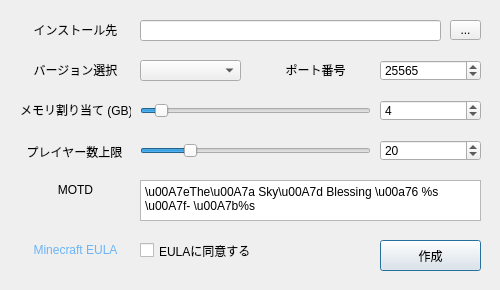
<?xml version="1.0" encoding="UTF-8"?>
<ui version="4.0">
 <class>Dialog</class>
 <widget class="QDialog" name="Dialog">
  <property name="geometry">
   <rect>
    <x>0</x>
    <y>0</y>
    <width>500</width>
    <height>290</height>
   </rect>
  </property>
  <property name="sizePolicy">
   <sizepolicy hsizetype="Fixed" vsizetype="Fixed">
    <horstretch>0</horstretch>
    <verstretch>0</verstretch>
   </sizepolicy>
  </property>
  <property name="minimumSize">
   <size>
    <width>500</width>
    <height>290</height>
   </size>
  </property>
  <property name="maximumSize">
   <size>
    <width>500</width>
    <height>290</height>
   </size>
  </property>
  <property name="windowTitle">
   <string>Dialog</string>
  </property>
  <widget class="QLabel" name="label">
   <property name="geometry">
    <rect>
     <x>20</x>
     <y>20</y>
     <width>111</width>
     <height>21</height>
    </rect>
   </property>
   <property name="text">
    <string>&lt;html&gt;&lt;head/&gt;&lt;body&gt;&lt;p align=&quot;center&quot;&gt;インストール先&lt;/p&gt;&lt;/body&gt;&lt;/html&gt;</string>
   </property>
  </widget>
  <widget class="QLineEdit" name="lineEdit">
   <property name="geometry">
    <rect>
     <x>140</x>
     <y>20</y>
     <width>301</width>
     <height>21</height>
    </rect>
   </property>
  </widget>
  <widget class="QToolButton" name="toolButton">
   <property name="geometry">
    <rect>
     <x>450</x>
     <y>20</y>
     <width>31</width>
     <height>20</height>
    </rect>
   </property>
   <property name="text">
    <string>...</string>
   </property>
  </widget>
  <widget class="QComboBox" name="comboBox">
   <property name="geometry">
    <rect>
     <x>140</x>
     <y>60</y>
     <width>101</width>
     <height>21</height>
    </rect>
   </property>
  </widget>
  <widget class="QLabel" name="label_2">
   <property name="geometry">
    <rect>
     <x>20</x>
     <y>60</y>
     <width>111</width>
     <height>21</height>
    </rect>
   </property>
   <property name="text">
    <string>&lt;html&gt;&lt;head/&gt;&lt;body&gt;&lt;p align=&quot;center&quot;&gt;バージョン選択&lt;/p&gt;&lt;/body&gt;&lt;/html&gt;</string>
   </property>
  </widget>
  <widget class="QLabel" name="label_4">
   <property name="geometry">
    <rect>
     <x>260</x>
     <y>60</y>
     <width>111</width>
     <height>21</height>
    </rect>
   </property>
   <property name="text">
    <string>&lt;html&gt;&lt;head/&gt;&lt;body&gt;&lt;p align=&quot;center&quot;&gt;ポート番号&lt;/p&gt;&lt;/body&gt;&lt;/html&gt;</string>
   </property>
  </widget>
  <widget class="QSpinBox" name="spinBox">
   <property name="geometry">
    <rect>
     <x>380</x>
     <y>60</y>
     <width>101</width>
     <height>21</height>
    </rect>
   </property>
   <property name="maximum">
    <number>65535</number>
   </property>
   <property name="value">
    <number>25565</number>
   </property>
  </widget>
  <widget class="QLabel" name="label_5">
   <property name="geometry">
    <rect>
     <x>20</x>
     <y>100</y>
     <width>111</width>
     <height>21</height>
    </rect>
   </property>
   <property name="text">
    <string>&lt;html&gt;&lt;head/&gt;&lt;body&gt;&lt;p align=&quot;center&quot;&gt;メモリ割り当て (GB)&lt;/p&gt;&lt;/body&gt;&lt;/html&gt;</string>
   </property>
  </widget>
  <widget class="QSpinBox" name="spinBox_2">
   <property name="geometry">
    <rect>
     <x>380</x>
     <y>100</y>
     <width>101</width>
     <height>21</height>
    </rect>
   </property>
   <property name="maximum">
    <number>64</number>
   </property>
   <property name="value">
    <number>4</number>
   </property>
  </widget>
  <widget class="QSlider" name="horizontalSlider">
   <property name="geometry">
    <rect>
     <x>140</x>
     <y>100</y>
     <width>231</width>
     <height>22</height>
    </rect>
   </property>
   <property name="maximum">
    <number>64</number>
   </property>
   <property name="value">
    <number>4</number>
   </property>
   <property name="orientation">
    <enum>Qt::Horizontal</enum>
   </property>
  </widget>
  <widget class="QCheckBox" name="checkBox">
   <property name="geometry">
    <rect>
     <x>140</x>
     <y>240</y>
     <width>111</width>
     <height>21</height>
    </rect>
   </property>
   <property name="text">
    <string>EULAに同意する</string>
   </property>
   <property name="checked">
    <bool>false</bool>
   </property>
   <property name="autoRepeat">
    <bool>false</bool>
   </property>
  </widget>
  <widget class="QPushButton" name="pushButton">
   <property name="geometry">
    <rect>
     <x>380</x>
     <y>240</y>
     <width>101</width>
     <height>31</height>
    </rect>
   </property>
   <property name="text">
    <string>作成</string>
   </property>
  </widget>
  <widget class="QLabel" name="label_3">
   <property name="geometry">
    <rect>
     <x>19</x>
     <y>142</y>
     <width>111</width>
     <height>21</height>
    </rect>
   </property>
   <property name="text">
    <string>&lt;html&gt;&lt;head/&gt;&lt;body&gt;&lt;p align=&quot;center&quot;&gt;プレイヤー数上限&lt;/p&gt;&lt;/body&gt;&lt;/html&gt;</string>
   </property>
  </widget>
  <widget class="QSlider" name="horizontalSlider_2">
   <property name="geometry">
    <rect>
     <x>140</x>
     <y>140</y>
     <width>231</width>
     <height>22</height>
    </rect>
   </property>
   <property name="maximum">
    <number>100</number>
   </property>
   <property name="value">
    <number>20</number>
   </property>
   <property name="orientation">
    <enum>Qt::Horizontal</enum>
   </property>
  </widget>
  <widget class="QSpinBox" name="spinBox_3">
   <property name="geometry">
    <rect>
     <x>380</x>
     <y>140</y>
     <width>101</width>
     <height>21</height>
    </rect>
   </property>
   <property name="maximum">
    <number>100</number>
   </property>
   <property name="value">
    <number>20</number>
   </property>
  </widget>
  <widget class="QLabel" name="label_6">
   <property name="geometry">
    <rect>
     <x>20</x>
     <y>240</y>
     <width>111</width>
     <height>21</height>
    </rect>
   </property>
   <property name="text">
    <string>&lt;html&gt;&lt;head/&gt;&lt;body&gt;&lt;p align=&quot;center&quot;&gt;&lt;a href=&quot;https://www.minecraft.net/ja-jp/eula&quot;&gt;&lt;span style=&quot;text-decoration:none; color:#6bb4f7&quot;&gt;Minecraft EULA&lt;/span&gt;&lt;/a&gt;&lt;/p&gt;&lt;/body&gt;&lt;/html&gt;</string>
   </property>
   <property name="openExternalLinks">
    <bool>true</bool>
   </property>
  </widget>
  <widget class="QLabel" name="label_7">
   <property name="geometry">
    <rect>
     <x>20</x>
     <y>180</y>
     <width>111</width>
     <height>21</height>
    </rect>
   </property>
   <property name="text">
    <string>&lt;html&gt;&lt;head/&gt;&lt;body&gt;&lt;p align=&quot;center&quot;&gt;MOTD&lt;/p&gt;&lt;/body&gt;&lt;/html&gt;</string>
   </property>
  </widget>
  <widget class="QTextEdit" name="textEdit">
   <property name="geometry">
    <rect>
     <x>140</x>
     <y>180</y>
     <width>341</width>
     <height>41</height>
    </rect>
   </property>
   <property name="html">
    <string>&lt;!DOCTYPE HTML PUBLIC &quot;-//W3C//DTD HTML 4.0//EN&quot; &quot;http://www.w3.org/TR/REC-html40/strict.dtd&quot;&gt;
&lt;html&gt;&lt;head&gt;&lt;meta name=&quot;qrichtext&quot; content=&quot;1&quot; /&gt;&lt;style type=&quot;text/css&quot;&gt;
p, li { white-space: pre-wrap; }
&lt;/style&gt;&lt;/head&gt;&lt;body style=&quot; font-family:'MS UI Gothic'; font-size:9pt; font-weight:400; font-style:normal;&quot;&gt;
&lt;p style=&quot; margin-top:0px; margin-bottom:0px; margin-left:0px; margin-right:0px; -qt-block-indent:0; text-indent:0px;&quot;&gt;\u00A7eThe\u00A7a Sky\u00A7d Blessing \u00a76 %s \u00A7f- \u00A7b%s&lt;/p&gt;&lt;/body&gt;&lt;/html&gt;</string>
   </property>
   <property name="acceptRichText">
    <bool>false</bool>
   </property>
  </widget>
 </widget>
 <resources/>
 <connections/>
</ui>
